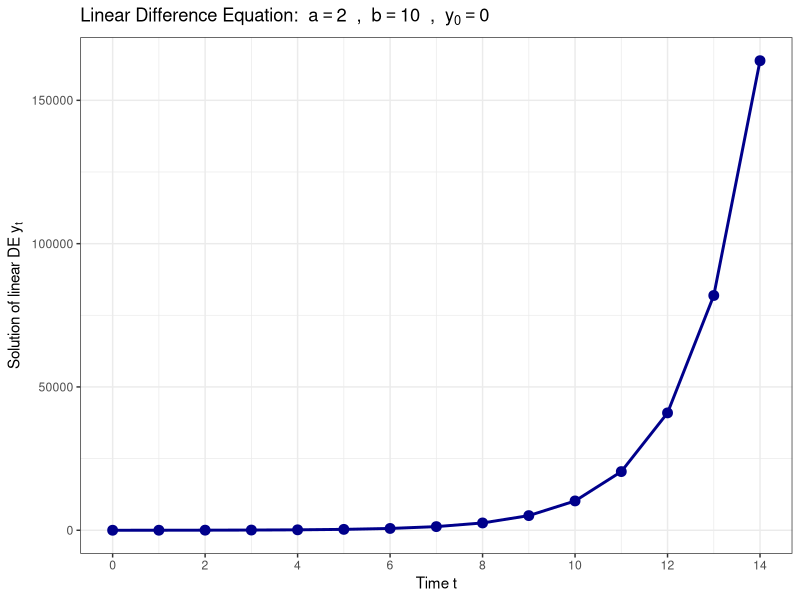
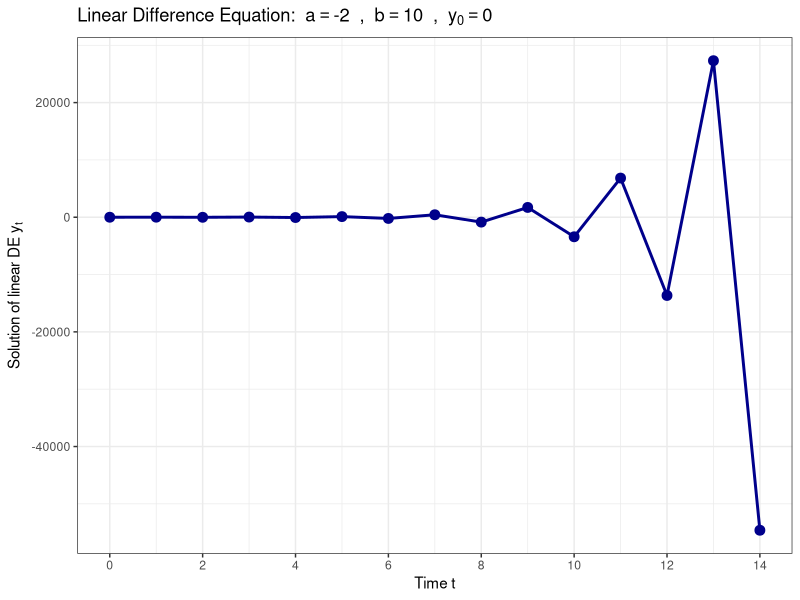
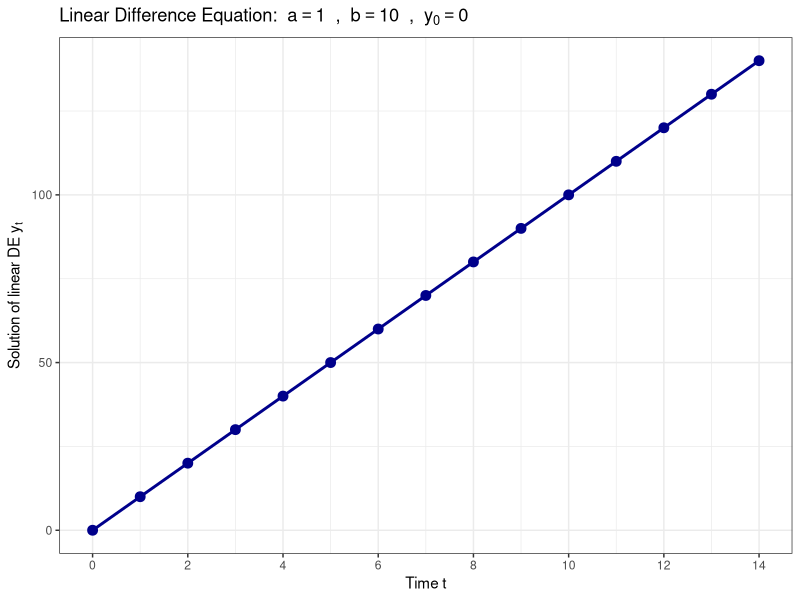
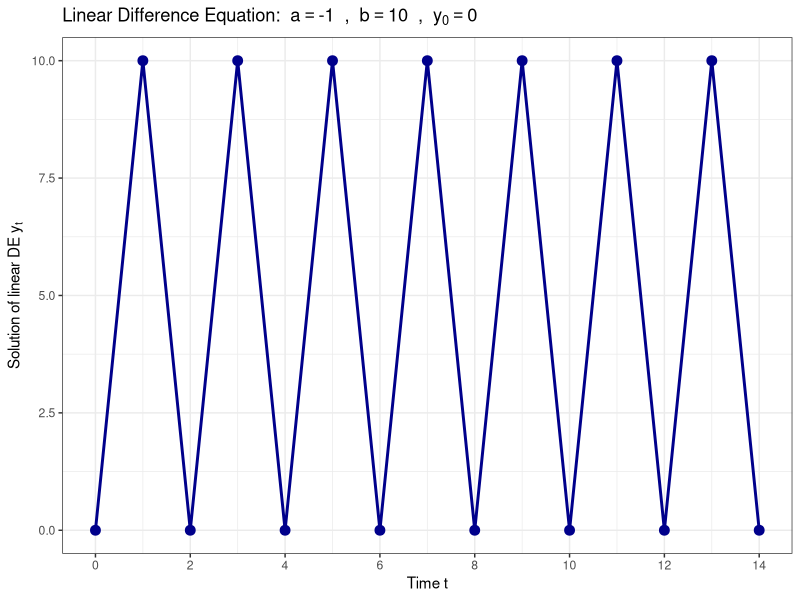
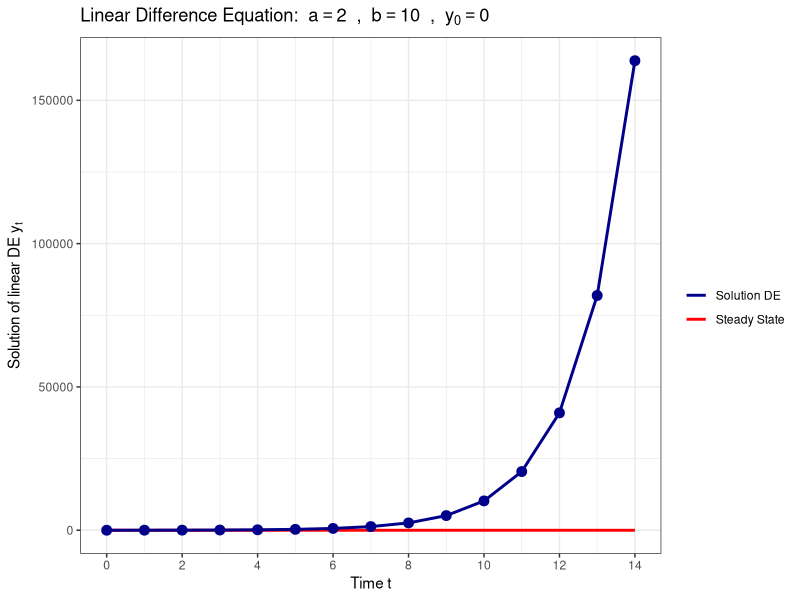
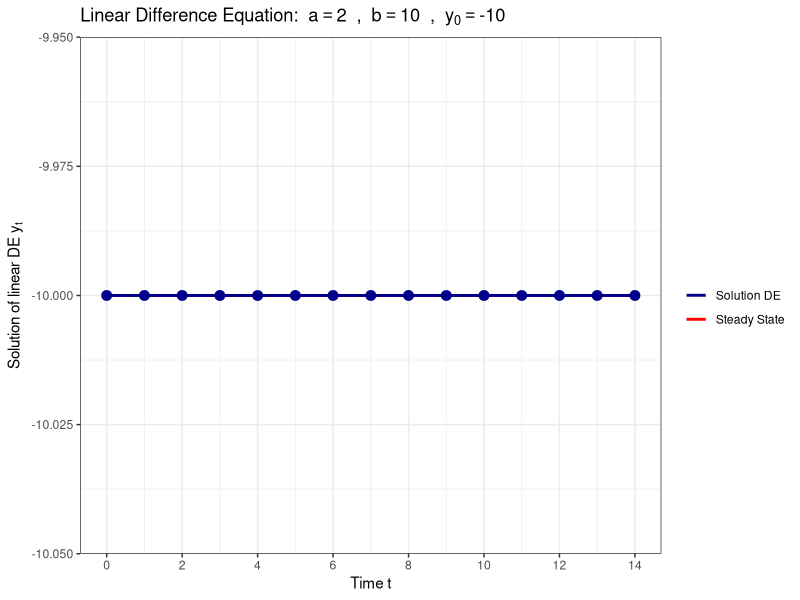
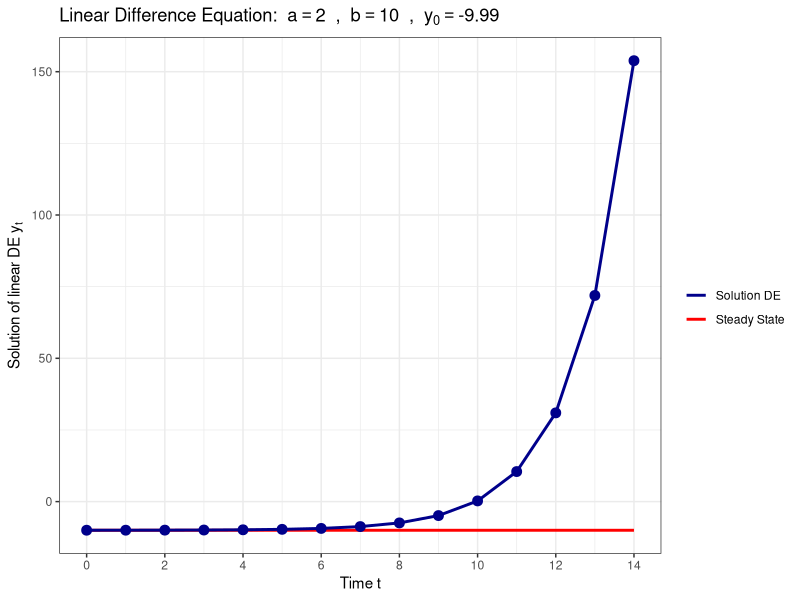
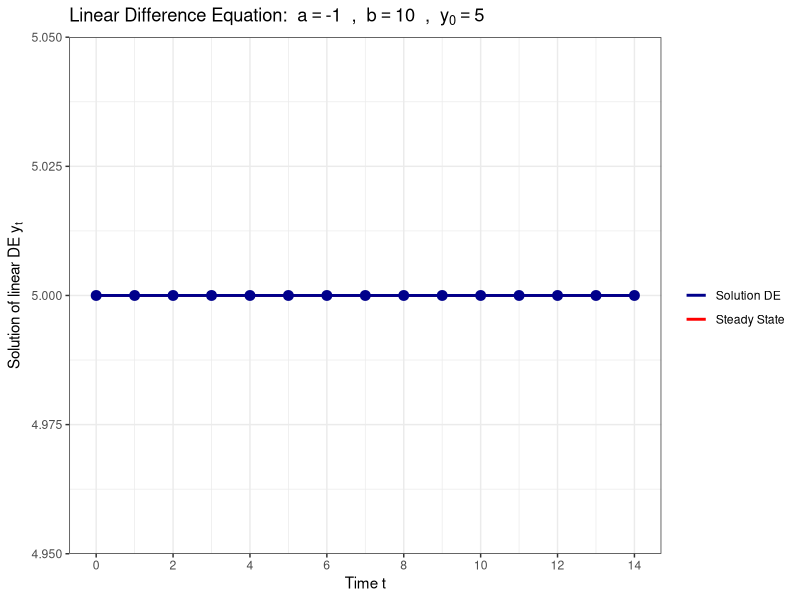

Write R code to recreate these figures, in order.
## ---- chunk 1
rm(list = ls())
library(reshape2)
library(base)
library(ggplot2)
library(grid)
library(stringr)
library(tidyverse)
## ---- chunk 2
diff_eq <- function(y_0, a, b, T) {
  y <- y_0
  for (t in 2:(T+1)) {
      y[t] = a*y[t-1] + b
  }
  return(y)
} 
## ---- chunk 3
plot_diff <- function(y_0, a, b, T) {
  
  # simulate equation forward
  y <- diff_eq(y_0, a, b, T)
  
  # generate plotting data
  dat <- data.frame(
    time = seq(0, T, 1),
    DE = y
  )
  
  # now generate the plot
  myplot <- ggplot(data=dat) + 
    geom_line(aes(x=time, y=DE), color= "darkblue", size=1) +
    geom_point(aes(x=time, y=DE), color= "darkblue", size=3, show.legend = FALSE) +
    coord_cartesian(xlim=c(0, T)) + 
    scale_x_continuous(breaks=seq(0, T, 2)) +
    labs(x = "Time t",
         y = expression(paste("Solution of linear DE ", y[t])),
         title= bquote("Linear Difference Equation: " ~ a == .(a) ~ " , " ~ b == .(b) ~ " , " ~ y[0] == .(y_0))) +
    theme_bw()
  
  # print the plot
  print(myplot)
}
## ---- chunk 4
T = 14;

a = 2 ; b = 10 ; y_0 = 0
plot_diff(y_0, a, b, T)
## ---- chunk 5
a = -2 ; b = 10 ; y_0 = 0
plot_diff(y_0, a, b, T)
## ---- chunk 6
a = 1; b = 10 ; y_0 = 0
plot_diff(y_0, a, b, T)
## ---- chunk 7
a = -1; b = 10 ; y_0 = 0
plot_diff(y_0, a, b, T)
## ---- chunk 8
plot_diff_steady <- function(y_0, a, b, T) {

  # simulate equation forward
  y <- diff_eq(y_0, a, b, T)
  
  # generate plotting data
  dat <- data.frame(
    time = seq(0, T, 1),
    DE = y,
    stst= array(b/(1-a), c(T+1))
  )
  
  # now generate the plot
  myplot <- ggplot(data=dat) + 
    geom_line(aes(x=time, y=stst, color="Steady State"), size=1) +
    geom_line(aes(x=time, y=DE, color="Solution DE"), size=1) +
    geom_point(aes(x=time, y=DE), color="darkblue", size=3, show.legend = FALSE) +
    scale_color_manual(name = "", values = c("Steady State"="red", "Solution DE"="darkblue")) +
    coord_cartesian(xlim=c(0, T)) + 
    scale_x_continuous(breaks=seq(0, T, 2)) +
    labs(x = "Time t",
         y = expression(paste("Solution of linear DE ", y[t])),
         title= bquote("Linear Difference Equation: " ~ a == .(a) ~ " , " ~ b == .(b) ~ " , " ~ y[0] == .(y_0))) +
    theme_bw()
  
  # print the plot
  print(myplot)
}
## ---- chunk 9
a = 2 ; b = 10 ; y_0 = 0
plot_diff_steady(y_0, a, b, T)
## ---- chunk 10
a = 2 ; b = 10 ; y_0 = b/(1-a)
plot_diff_steady(y_0, a, b, T)
## ---- chunk 11
a = 2 ; b = 10 ; y_0 = b/(1-a)+0.01
plot_diff_steady(y_0, a, b, T)
## ---- chunk 12
a = -1; b = 10 ; y_0 = b/(1-a)
plot_diff_steady(y_0, a, b, T)
## ---- chunk 13
a = -1; b = 10 ; y_0 = b/(1-a)-0.01
plot_diff_steady(y_0, a, b, T)
## ---- chunk 14
a = 0.75; b = 10 ; y_0 = 0
plot_diff_steady(y_0, a, b, T)
## ---- chunk 15
a = 0.50; b = 10 ; y_0 = 0
plot_diff_steady(y_0, a, b, T)
## ---- chunk 16
a = 0.25; b = 10 ; y_0 = 0
plot_diff_steady(y_0, a, b, T)
## ---- chunk 17
a = -0.75; b = 10 ; y_0 = 0
plot_diff_steady(y_0, a, b, T)
## ---- chunk 18
a = -0.50; b = 10 ; y_0 = 0
plot_diff_steady(y_0, a, b, T)
## ---- chunk 19
a = -0.25; b = 10 ; y_0 = 0
plot_diff_steady(y_0, a, b, T)
